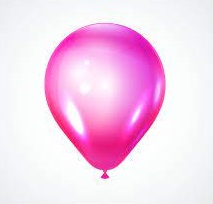
#> input picture data/ballon.jpg, 213 x 204 px
$ python threshold.py
#> lines starting #> are read from the running program, lines starting #| are printed output that depends on the picture; after the words box and inside, x2 and y2 are one past the last pixel; in counts of white or black regions, pixels touching at a corner belong together
import cv2


def apply_threshold(img):
    """
    convert a gray scale image into binary image based on threshold

    Args:
        img: gray scale input image

    Returns:
        binary image
    """
    ret, thresh_img = cv2.threshold(img, 190, 255, cv2.THRESH_BINARY)
    return thresh_img


def main():
    image_path = "../data/ballon.jpg"
    image = cv2.imread(image_path)
#> image is the input picture: shape (204, 213, 3); mean B, G, R 237, 211.7, 246.1
    image_gray = cv2.cvtColor(image, cv2.COLOR_BGR2GRAY)
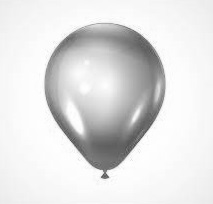
#> image_gray: shape (204, 213); min 81, max 255, mean 224.8
    thresh_image = apply_threshold(image_gray)
#> in apply_threshold, `ret, thresh_img = cv2.threshold(img, 190, 255, cv2.THRESH_BINARY)`:
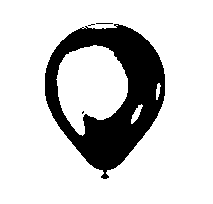
#> thresh_img: shape (204, 213); 80.9% white; 4 black regions (3 under 20 px), largest, box (x1, y1, x2, y2) and area: (45, 24, 165, 179) 8282

    cv2.namedWindow("original_image")        # Create a named window
    cv2.moveWindow("original_image", 0, 0)
    cv2.namedWindow("threshold_image")        # Create a named window
    cv2.moveWindow("threshold_image", 800, 0)

    cv2.imshow('original_image', image)
    cv2.imshow('threshold_image', thresh_image)
    cv2.waitKey(0)
    cv2.destroyAllWindows()


if __name__ == "__main__":
    main()
